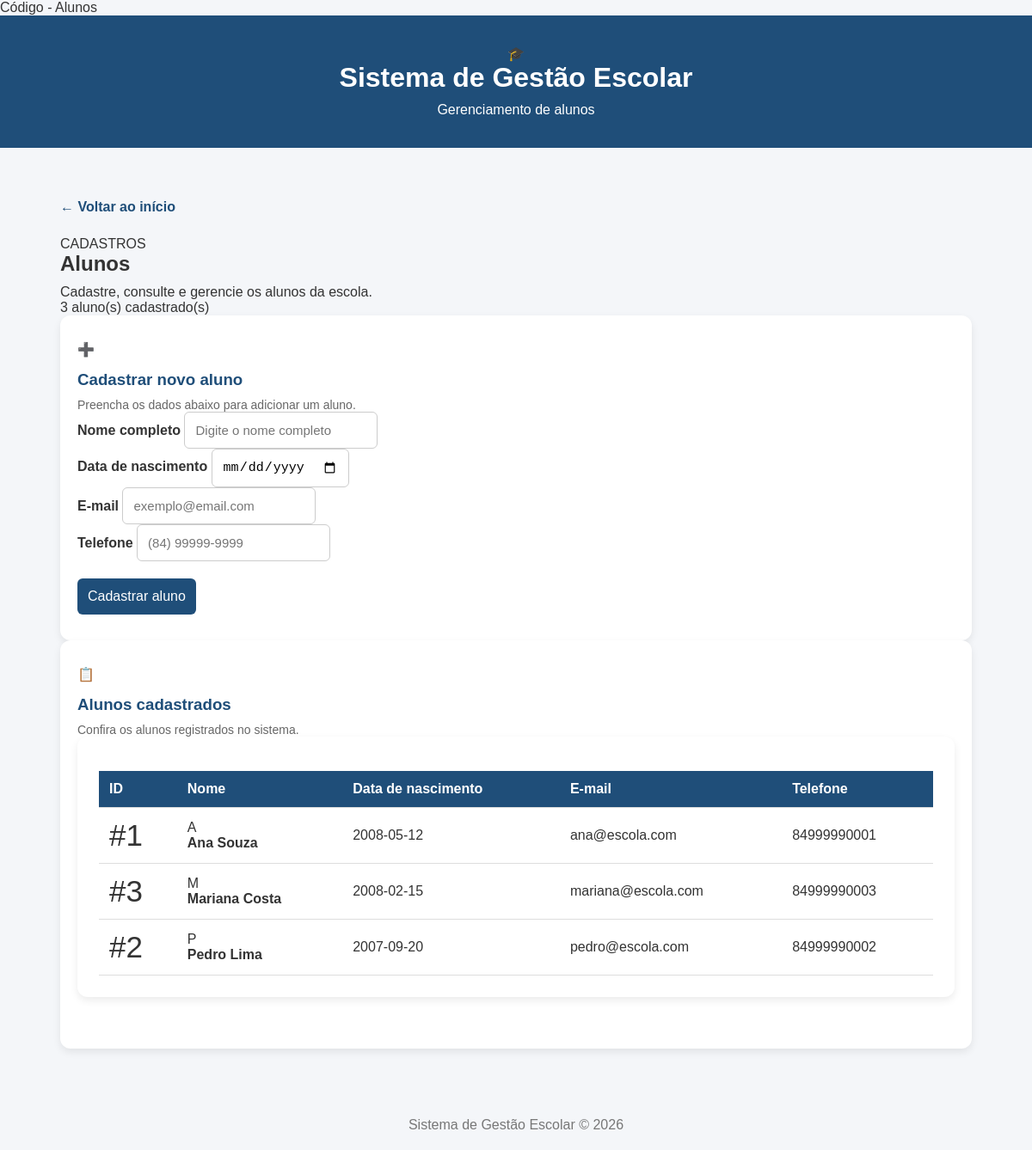
The app's page /alunos with its own data.
### tables this page shows
CREATE TABLE alunos (
    id INTEGER PRIMARY KEY AUTOINCREMENT,
    nome TEXT NOT NULL,
    data_nascimento DATE,
    email TEXT UNIQUE,
    telefone TEXT,
    data_cadastro DATETIME DEFAULT CURRENT_TIMESTAMP
);

### app.py (the view)
@app.route("/alunos")
def alunos():
    conexao = conectar_banco()
    lista_alunos = conexao.execute("""
        SELECT *
        FROM alunos
        ORDER BY nome
    """).fetchall()
    conexao.close()
    return render_template(
        "alunos.html",
        alunos=lista_alunos
    )

### app.py (called while the page is built)
def conectar_banco():
    conexao = sqlite3.connect(CAMINHO_BANCO)
    conexao.row_factory = sqlite3.Row
    conexao.execute("PRAGMA foreign_keys = ON")
    return conexao

### templates/alunos.html (shortened to what this page needs)
<!DOCTYPE html>
<html lang="pt-br">
<head>
    <link rel="stylesheet" href="{{ url_for('static', filename='style.css') }}">
</head>
<body>
    <header class="cabecalho">
        <div class="cabecalho-conteudo">
            <div class="logo-area">
                <div class="logo">🎓</div>
                <div>
                    <h1>Sistema de Gestão Escolar</h1>
                    <p>Gerenciamento de alunos</p>
                </div>
            </div>
        </div>
    </header>
    <main class="container">
        <a href="/" class="botao-voltar">
            ← Voltar ao início
        </a>
        <section class="titulo-pagina">
            <div>
                <span class="subtitulo">CADASTROS</span>
                <h2>Alunos</h2>
                <p>
                    Cadastre, consulte e gerencie os alunos da escola.
                </p>
            </div>
            <div class="contador">
                <span class="contador-numero">
                    {{ alunos|length }}
                </span>
                <span class="contador-texto">
                    aluno(s) cadastrado(s)
                </span>
            </div>
        </section>
        <section class="card">
            <div class="titulo-secao">
                <div class="icone-secao">
                    ➕
                </div>
                <div>
                    <h3>Cadastrar novo aluno</h3>
                    <p>
                        Preencha os dados abaixo para adicionar um aluno.
                    </p>
                </div>
            </div>
            <form action="/alunos/cadastrar" method="POST">
                <div class="linha-formulario">
                    <div class="campo">
                        <label for="nome">
                            Nome completo
                        </label>
                        <input
                            type="text"
                            id="nome"
                            name="nome"
                            placeholder="Digite o nome completo"
                            required
                        >
                    </div>
                    <div class="campo">
                        <label for="data_nascimento">
                            Data de nascimento
                        </label>
                        <input
                            type="date"
                            id="data_nascimento"
                            name="data_nascimento"
                        >
                    </div>
                </div>
                <div class="linha-formulario">
                    <div class="campo">
                        <label for="email">
                            E-mail
                        </label>
                        <input
                            type="email"
                            id="email"
                            name="email"
                            placeholder="exemplo@email.com"
                        >
                    </div>
                    <div class="campo">
                        <label for="telefone">
                            Telefone
                        </label>
                        <input
                            type="text"
                            id="telefone"
                            name="telefone"
                            placeholder="(84) 99999-9999"
                        >
                    </div>
                </div>
                <div class="area-botao">
                    <button
                        type="submit"
                        class="botao-principal"
                    >
                        Cadastrar aluno
                    </button>
                </div>
            </form>
        </section>
        <section class="card">
            <div class="titulo-secao">
                <div class="icone-secao">
                    📋
                </div>
                <div>
                    <h3>Alunos cadastrados</h3>
                    <p>
                        Confira os alunos registrados no sistema.
                    </p>
                </div>
            </div>
            {% if alunos %}
                <div class="tabela-container">
                    <table>
                        <thead>
                            <tr>
                                <th>ID</th>
                                <th>Nome</th>
                                <th>Data de nascimento</th>
                                <th>E-mail</th>
                                <th>Telefone</th>
                            </tr>
                        </thead>
                        <tbody>
                            {% for aluno in alunos %}
                                <tr>
                                    <td>
                                        <span class="id-aluno">
                                            #{{ aluno.id }}
                                        </span>
                                    </td>
                                    <td>
                                        <div class="nome-aluno">
                                            <div class="avatar">
                                                {{ aluno.nome[0]|upper }}
                                            </div>
                                            <strong>
                                                {{ aluno.nome }}
                                            </strong>
                                        </div>
                                    </td>
                                    <td>
                                        {{ aluno.data_nascimento or '-' }}
                                    </td>
                                    <td>
                                        {{ aluno.email or '-' }}
                                    </td>
                                    <td>
                                        {{ aluno.telefone or '-' }}
                                    </td>
                                </tr>
                            {% endfor %}
                        </tbody>
                    </table>
                </div>
            {% endif %}
        </section>
    </main>
    <footer>
        <p>
            Sistema de Gestão Escolar © 2026
        </p>
    </footer>
</body>
</html>

### static/style.css (style rules this page uses)
* { margin: 0; padding: 0; box-sizing: border-box; }
body { font-family: Arial, sans-serif; background-color: #f4f6f9; color: #333; }
.cabecalho { background-color: #1f4e79; color: white; text-align: center; padding: 35px 20px; }
.cabecalho h1 { margin-bottom: 10px; }
.container { max-width: 1100px; margin: 40px auto; padding: 20px; }
.container h2 { margin-bottom: 10px; }
.card { background-color: white; padding: 30px 20px; border-radius: 12px; text-decoration: none; color: #333; box-shadow: 0 4px 10px rgba(0, 0, 0, 0.08); transition: 0.3s; }
.card span { font-size: 35px; }
.card h3 { margin: 15px 0 10px; color: #1f4e79; }
.card p { color: #666; font-size: 14px; }
footer { text-align: center; padding: 20px; color: #777; margin-top: 40px; }
.botao-voltar { display: inline-block; margin-bottom: 25px; text-decoration: none; color: #1f4e79; font-weight: bold; }
.formulario-container, .tabela-container { background-color: white; padding: 25px; margin-bottom: 30px; border-radius: 12px; box-shadow: 0 4px 10px rgba(0, 0, 0, 0.08); }
form { display: flex; flex-direction: column; }
form label { margin-top: 12px; margin-bottom: 5px; font-weight: bold; }
form input { padding: 12px; border: 1px solid #ccc; border-radius: 6px; font-size: 15px; }
form button { margin-top: 20px; padding: 12px; background-color: #1f4e79; color: white; border: none; border-radius: 6px; font-size: 16px; cursor: pointer; }
table { width: 100%; border-collapse: collapse; margin-top: 15px; }
th, td { padding: 12px; text-align: left; border-bottom: 1px solid #ddd; }
th { background-color: #1f4e79; color: white; }

### records on screen
alunos: id "1", nome "A", nome "Ana Souza", data_nascimento "2008-05-12", email "ana@escola.com", telefone "84999990001"
alunos: id "3", nome "M", nome "Mariana Costa", data_nascimento "2008-02-15", email "mariana@escola.com", telefone "84999990003"
alunos: id "2", nome "P", nome "Pedro Lima", data_nascimento "2007-09-20", email "pedro@escola.com", telefone "84999990002"

### other values on screen
{{ alunos|length }} "3"
